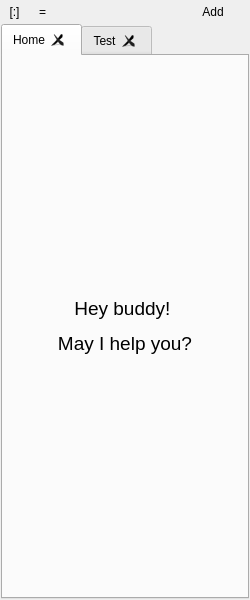
<?xml version="1.0" encoding="UTF-8"?>
<ui version="4.0">
 <class>gfutilitiesbelt_mainUI</class>
 <widget class="QMainWindow" name="gfutilitiesbelt_mainUI">
  <property name="geometry">
   <rect>
    <x>0</x>
    <y>0</y>
    <width>250</width>
    <height>600</height>
   </rect>
  </property>
  <property name="minimumSize">
   <size>
    <width>200</width>
    <height>300</height>
   </size>
  </property>
  <property name="windowTitle">
   <string>gfUtilitiesBelt</string>
  </property>
  <widget class="QWidget" name="wdg_central">
   <layout class="QVBoxLayout" name="lay_central">
    <property name="spacing">
     <number>1</number>
    </property>
    <property name="leftMargin">
     <number>1</number>
    </property>
    <property name="topMargin">
     <number>1</number>
    </property>
    <property name="rightMargin">
     <number>1</number>
    </property>
    <property name="bottomMargin">
     <number>1</number>
    </property>
    <item>
     <widget class="QWidget" name="wdg_settingsArea" native="true">
      <property name="sizePolicy">
       <sizepolicy hsizetype="Preferred" vsizetype="Fixed">
        <horstretch>0</horstretch>
        <verstretch>0</verstretch>
       </sizepolicy>
      </property>
      <property name="minimumSize">
       <size>
        <width>0</width>
        <height>18</height>
       </size>
      </property>
      <property name="styleSheet">
       <string notr="true"/>
      </property>
      <layout class="QHBoxLayout" name="lay_settingsArea">
       <property name="spacing">
        <number>3</number>
       </property>
       <property name="leftMargin">
        <number>1</number>
       </property>
       <property name="topMargin">
        <number>1</number>
       </property>
       <property name="rightMargin">
        <number>1</number>
       </property>
       <property name="bottomMargin">
        <number>1</number>
       </property>
       <item>
        <widget class="QPushButton" name="btn_iconView">
         <property name="sizePolicy">
          <sizepolicy hsizetype="Fixed" vsizetype="Fixed">
           <horstretch>0</horstretch>
           <verstretch>0</verstretch>
          </sizepolicy>
         </property>
         <property name="minimumSize">
          <size>
           <width>25</width>
           <height>20</height>
          </size>
         </property>
         <property name="maximumSize">
          <size>
           <width>25</width>
           <height>20</height>
          </size>
         </property>
         <property name="cursor">
          <cursorShape>PointingHandCursor</cursorShape>
         </property>
         <property name="styleSheet">
          <string notr="true">background-color: transparent;
border: None;</string>
         </property>
         <property name="text">
          <string>[:]</string>
         </property>
        </widget>
       </item>
       <item>
        <widget class="QPushButton" name="btn_listView">
         <property name="sizePolicy">
          <sizepolicy hsizetype="Fixed" vsizetype="Fixed">
           <horstretch>0</horstretch>
           <verstretch>0</verstretch>
          </sizepolicy>
         </property>
         <property name="minimumSize">
          <size>
           <width>25</width>
           <height>20</height>
          </size>
         </property>
         <property name="maximumSize">
          <size>
           <width>25</width>
           <height>20</height>
          </size>
         </property>
         <property name="cursor">
          <cursorShape>PointingHandCursor</cursorShape>
         </property>
         <property name="styleSheet">
          <string notr="true">background-color: transparent;
border: None;</string>
         </property>
         <property name="text">
          <string>=</string>
         </property>
        </widget>
       </item>
       <item>
        <spacer name="spc_settingsArea">
         <property name="orientation">
          <enum>Qt::Horizontal</enum>
         </property>
         <property name="sizeHint" stdset="0">
          <size>
           <width>150</width>
           <height>20</height>
          </size>
         </property>
        </spacer>
       </item>
       <item>
        <widget class="QPushButton" name="btn_addPocket">
         <property name="sizePolicy">
          <sizepolicy hsizetype="Fixed" vsizetype="Fixed">
           <horstretch>0</horstretch>
           <verstretch>0</verstretch>
          </sizepolicy>
         </property>
         <property name="minimumSize">
          <size>
           <width>70</width>
           <height>20</height>
          </size>
         </property>
         <property name="maximumSize">
          <size>
           <width>70</width>
           <height>20</height>
          </size>
         </property>
         <property name="cursor">
          <cursorShape>PointingHandCursor</cursorShape>
         </property>
         <property name="styleSheet">
          <string notr="true">background-color: transparent;
border: None;</string>
         </property>
         <property name="text">
          <string>Add</string>
         </property>
         <property name="iconSize">
          <size>
           <width>70</width>
           <height>20</height>
          </size>
         </property>
        </widget>
       </item>
      </layout>
     </widget>
    </item>
    <item>
     <widget class="QTabWidget" name="tbw_pocketArea">
      <property name="tabsClosable">
       <bool>true</bool>
      </property>
      <widget class="QWidget" name="tab_home">
       <attribute name="title">
        <string>Home</string>
       </attribute>
       <layout class="QVBoxLayout" name="lay_home">
        <property name="spacing">
         <number>1</number>
        </property>
        <property name="leftMargin">
         <number>1</number>
        </property>
        <property name="topMargin">
         <number>1</number>
        </property>
        <property name="rightMargin">
         <number>1</number>
        </property>
        <property name="bottomMargin">
         <number>1</number>
        </property>
        <item>
         <widget class="QLabel" name="lbl_home">
          <property name="font">
           <font>
            <pointsize>14</pointsize>
           </font>
          </property>
          <property name="cursor">
           <cursorShape>PointingHandCursor</cursorShape>
          </property>
          <property name="toolTip">
           <string notr="true" comment="Add a new pocket..." extracomment="Add a new pocket..."/>
          </property>
          <property name="text">
           <string>&lt;html&gt;&lt;head/&gt;&lt;body&gt;&lt;p&gt;Hey buddy! &lt;/p&gt;&lt;p&gt;May I help you?&lt;/p&gt;&lt;/body&gt;&lt;/html&gt;</string>
          </property>
          <property name="alignment">
           <set>Qt::AlignCenter</set>
          </property>
         </widget>
        </item>
       </layout>
      </widget>
      <widget class="QWidget" name="tab">
       <attribute name="title">
        <string>Test</string>
       </attribute>
       <layout class="QVBoxLayout" name="verticalLayout">
        <property name="spacing">
         <number>1</number>
        </property>
        <property name="leftMargin">
         <number>1</number>
        </property>
        <property name="topMargin">
         <number>1</number>
        </property>
        <property name="rightMargin">
         <number>1</number>
        </property>
        <property name="bottomMargin">
         <number>1</number>
        </property>
        <item>
         <widget class="QScrollArea" name="scrollArea">
          <property name="widgetResizable">
           <bool>true</bool>
          </property>
          <widget class="QWidget" name="scrollAreaWidgetContents">
           <property name="geometry">
            <rect>
             <x>0</x>
             <y>0</y>
             <width>238</width>
             <height>542</height>
            </rect>
           </property>
          </widget>
         </widget>
        </item>
       </layout>
      </widget>
     </widget>
    </item>
   </layout>
  </widget>
 </widget>
 <resources/>
 <connections/>
</ui>
